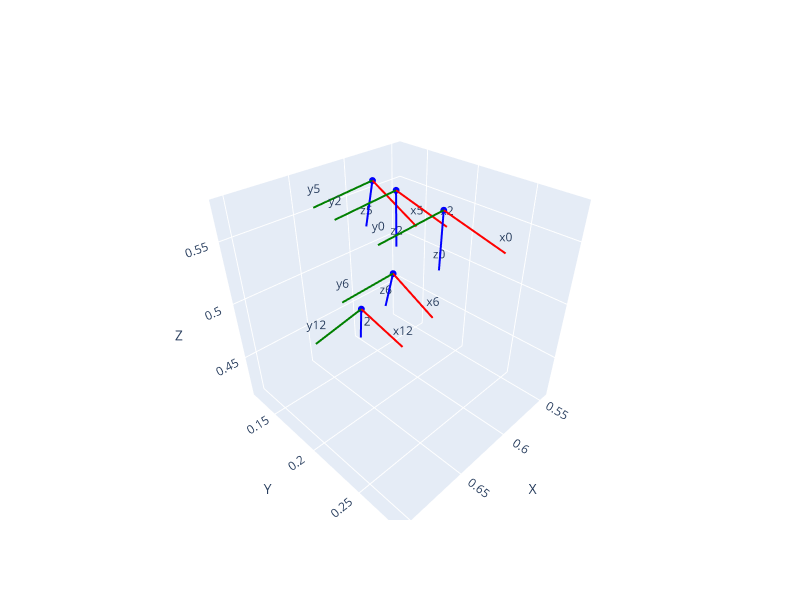

The notebook cell this image was saved under:
### Code cell
# Plot filtered poses
unique_img_df = data.groupby("img").first()
poses = unique_img_df["pose"].values
img_idxes = unique_img_df.index.values

plot_poses(np.stack(poses), pose_labels=img_idxes)

### Figure 1 — Plotly figure (JSON) as saved in the notebook; plotly's stock layout.template omitted (floating-point values rounded to 4 significant figures)
{"data": [{"line": {"color": "red", "width": 4}, "mode": "lines", "showlegend": false, "type": "scatter3d", "x": [0.6176, 0.6217], "y": [0.2336, 0.2827], "z": [0.5795, 0.5708]}, {"marker": {"color": "red", "size": 4}, "mode": "markers", "showlegend": false, "type": "scatter3d", "x": [0.6176], "y": [0.2336], "z": [0.5795]}, {"mode": "text", "showlegend": false, "text": ["x0"], "textposition": "top center", "type": "scatter3d", "x": [0.6217], "y": [0.2827], "z": [0.5708]}, {"line": {"color": "green", "width": 4}, "mode": "lines", "showlegend": false, "type": "scatter3d", "x": [0.6176, 0.6668], "y": [0.2336, 0.2282], "z": [0.5795, 0.5723]}, {"marker": {"color": "green", "size": 4}, "mode": "markers", "showlegend": false, "type": "scatter3d", "x": [0.6176], "y": [0.2336], "z": [0.5795]}, {"mode": "text", "showlegend": false, "text": ["y0"], "textposition": "top center", "type": "scatter3d", "x": [0.6668], "y": [0.2282], "z": [0.5723]}, {"line": {"color": "blue", "width": 4}, "mode": "lines", "showlegend": false, "type": "scatter3d", "x": [0.6176, 0.6096], "y": [0.2336, 0.2256], "z": [0.5795, 0.5308]}, {"marker": {"color": "blue", "size": 4}, "mode": "markers", "showlegend": false, "type": "scatter3d", "x": [0.6176], "y": [0.2336], "z": [0.5795]}, {"mode": "text", "showlegend": false, "text": ["z0"], "textposition": "top center", "type": "scatter3d", "x": [0.6096], "y": [0.2256], "z": [0.5308]}, {"line": {"color": "red", "width": 4}, "mode": "lines", "showlegend": false, "type": "scatter3d", "x": [0.6087, 0.6128], "y": [0.1838, 0.2329], "z": [0.5753, 0.5666]}, {"marker": {"color": "red", "size": 4}, "mode": "markers", "showlegend": false, "type": "scatter3d", "x": [0.6087], "y": [0.1838], "z": [0.5753]}, {"mode": "text", "showlegend": false, "text": ["x2"], "textposition": "top center", "type": "scatter3d", "x": [0.6128], "y": [0.2329], "z": [0.5666]}, {"line": {"color": "green", "width": 4}, "mode": "lines", "showlegend": false, "type": "scatter3d", "x": [0.6087, 0.6579], "y": [0.1838, 0.1784], "z": [0.5753, 0.5681]}, {"marker": {"color": "green", "size": 4}, "mode": "markers", "showlegend": false, "type": "scatter3d", "x": [0.6087], "y": [0.1838], "z": [0.5753]}, {"mode": "text", "showlegend": false, "text": ["y2"], "textposition": "top center", "type": "scatter3d", "x": [0.6579], "y": [0.1784], "z": [0.5681]}, {"line": {"color": "blue", "width": 4}, "mode": "lines", "showlegend": false, "type": "scatter3d", "x": [0.6087, 0.6007], "y": [0.1838, 0.1758], "z": [0.5753, 0.5266]}, {"marker": {"color": "blue", "size": 4}, "mode": "markers", "showlegend": false, "type": "scatter3d", "x": [0.6087], "y": [0.1838], "z": [0.5753]}, {"mode": "text", "showlegend": false, "text": ["z2"], "textposition": "top center", "type": "scatter3d", "x": [0.6007], "y": [0.1758], "z": [0.5266]}, {"line": {"color": "red", "width": 4}, "mode": "lines", "showlegend": false, "type": "scatter3d", "x": [0.6035, 0.6057], "y": [0.1545, 0.2005], "z": [0.5728, 0.5533]}, {"marker": {"color": "red", "size": 4}, "mode": "markers", "showlegend": false, "type": "scatter3d", "x": [0.6035], "y": [0.1545], "z": [0.5728]}, {"mode": "text", "showlegend": false, "text": ["x5"], "textposition": "top center", "type": "scatter3d", "x": [0.6057], "y": [0.2005], "z": [0.5533]}, {"line": {"color": "green", "width": 4}, "mode": "lines", "showlegend": false, "type": "scatter3d", "x": [0.6035, 0.6527], "y": [0.1545, 0.1491], "z": [0.5728, 0.5656]}, {"marker": {"color": "green", "size": 4}, "mode": "markers", "showlegend": false, "type": "scatter3d", "x": [0.6035], "y": [0.1545], "z": [0.5728]}, {"mode": "text", "showlegend": false, "text": ["y5"], "textposition": "top center", "type": "scatter3d", "x": [0.6527], "y": [0.1491], "z": [0.5656]}, {"line": {"color": "blue", "width": 4}, "mode": "lines", "showlegend": false, "type": "scatter3d", "x": [0.6035, 0.5948], "y": [0.1545, 0.1356], "z": [0.5728, 0.5273]}, {"marker": {"color": "blue", "size": 4}, "mode": "markers", "showlegend": false, "type": "scatter3d", "x": [0.6035], "y": [0.1545], "z": [0.5728]}, {"mode": "text", "showlegend": false, "text": ["z5"], "textposition": "top center", "type": "scatter3d", "x": [0.5948], "y": [0.1356], "z": [0.5273]}, {"line": {"color": "red", "width": 4}, "mode": "lines", "showlegend": false, "type": "scatter3d", "x": [0.592, 0.5942], "y": [0.1629, 0.2089], "z": [0.494, 0.4745]}, {"marker": {"color": "red", "size": 4}, "mode": "markers", "showlegend": false, "type": "scatter3d", "x": [0.592], "y": [0.1629], "z": [0.494]}, {"mode": "text", "showlegend": false, "text": ["x6"], "textposition": "top center", "type": "scatter3d", "x": [0.5942], "y": [0.2089], "z": [0.4745]}, {"line": {"color": "green", "width": 4}, "mode": "lines", "showlegend": false, "type": "scatter3d", "x": [0.592, 0.6412], "y": [0.1629, 0.1575], "z": [0.494, 0.4868]}, {"marker": {"color": "green", "size": 4}, "mode": "markers", "showlegend": false, "type": "scatter3d", "x": [0.592], "y": [0.1629], "z": [0.494]}, {"mode": "text", "showlegend": false, "text": ["y6"], "textposition": "top center", "type": "scatter3d", "x": [0.6412], "y": [0.1575], "z": [0.4868]}, {"line": {"color": "blue", "width": 4}, "mode": "lines", "showlegend": false, "type": "scatter3d", "x": [0.592, 0.5833], "y": [0.1629, 0.144], "z": [0.494, 0.4485]}, {"marker": {"color": "blue", "size": 4}, "mode": "markers", "showlegend": false, "type": "scatter3d", "x": [0.592], "y": [0.1629], "z": [0.494]}, {"mode": "text", "showlegend": false, "text": ["z6"], "textposition": "top center", "type": "scatter3d", "x": [0.5833], "y": [0.144], "z": [0.4485]}, {"line": {"color": "red", "width": 4}, "mode": "lines", "showlegend": false, "type": "scatter3d", "x": [0.6091, 0.6066], "y": [0.1411, 0.1885], "z": [0.4566, 0.4408]}, {"marker": {"color": "red", "size": 4}, "mode": "markers", "showlegend": false, "type": "scatter3d", "x": [0.6091], "y": [0.1411], "z": [0.4566]}, {"mode": "text", "showlegend": false, "text": ["x12"], "textposition": "top center", "type": "scatter3d", "x": [0.6066], "y": [0.1885], "z": [0.4408]}, {"line": {"color": "green", "width": 4}, "mode": "lines", "showlegend": false, "type": "scatter3d", "x": [0.6091, 0.6579], "y": [0.1411, 0.14], "z": [0.4566, 0.4456]}, {"marker": {"color": "green", "size": 4}, "mode": "markers", "showlegend": false, "type": "scatter3d", "x": [0.6091], "y": [0.1411], "z": [0.4566]}, {"mode": "text", "showlegend": false, "text": ["y12"], "textposition": "top center", "type": "scatter3d", "x": [0.6579], "y": [0.14], "z": [0.4456]}, {"line": {"color": "blue", "width": 4}, "mode": "lines", "showlegend": false, "type": "scatter3d", "x": [0.6091, 0.5983], "y": [0.1411, 0.1252], "z": [0.4566, 0.4105]}, {"marker": {"color": "blue", "size": 4}, "mode": "markers", "showlegend": false, "type": "scatter3d", "x": [0.6091], "y": [0.1411], "z": [0.4566]}, {"mode": "text", "showlegend": false, "text": ["z12"], "textposition": "top center", "type": "scatter3d", "x": [0.5983], "y": [0.1252], "z": [0.4105]}], "layout": {"height": 600, "scene": {"aspectmode": "cube", "xaxis": {"range": [0.5405, 0.7096], "title": {"text": "X"}}, "yaxis": {"range": [0.1194, 0.2884], "title": {"text": "Y"}}, "zaxis": {"range": [0.4105, 0.5795], "title": {"text": "Z"}}}, "width": 800}}
